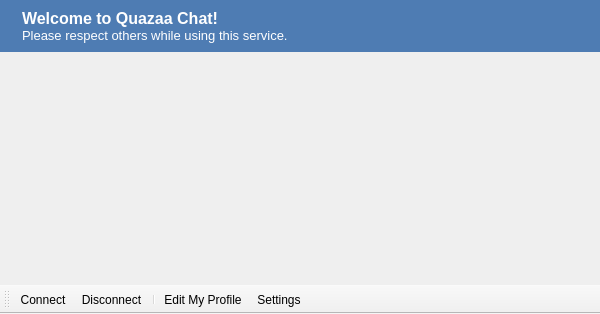
<?xml version="1.0" encoding="UTF-8"?>
<ui version="4.0">
 <class>WidgetChatMiddle</class>
 <widget class="QMainWindow" name="WidgetChatMiddle">
  <property name="geometry">
   <rect>
    <x>0</x>
    <y>0</y>
    <width>600</width>
    <height>314</height>
   </rect>
  </property>
  <property name="windowTitle">
   <string>Chat Center</string>
  </property>
  <widget class="QWidget" name="centralwidget">
   <layout class="QGridLayout" name="gridLayout">
    <property name="margin">
     <number>0</number>
    </property>
    <item row="0" column="0">
     <widget class="QFrame" name="frameChatWelcome">
      <property name="styleSheet">
       <string notr="true">QFrame {
	background-color: rgb(78, 124, 179);
	color: rgb(255, 255, 255);
}</string>
      </property>
      <property name="frameShape">
       <enum>QFrame::NoFrame</enum>
      </property>
      <property name="frameShadow">
       <enum>QFrame::Raised</enum>
      </property>
      <layout class="QGridLayout" name="gridLayout_39">
       <item row="0" column="0">
        <widget class="QLabel" name="labelChatWelcomeLogo">
         <property name="text">
          <string/>
         </property>
         <property name="pixmap">
          <pixmap resource="../Resource.qrc">:/Resource/Chat/ChatWelcome.png</pixmap>
         </property>
         <property name="scaledContents">
          <bool>false</bool>
         </property>
        </widget>
       </item>
       <item row="0" column="1">
        <widget class="QLabel" name="labelChatWelcomeText">
         <property name="sizePolicy">
          <sizepolicy hsizetype="Expanding" vsizetype="Preferred">
           <horstretch>0</horstretch>
           <verstretch>0</verstretch>
          </sizepolicy>
         </property>
         <property name="text">
          <string>&lt;!DOCTYPE HTML PUBLIC &quot;-//W3C//DTD HTML 4.0//EN&quot; &quot;http://www.w3.org/TR/REC-html40/strict.dtd&quot;&gt;
&lt;html&gt;&lt;head&gt;&lt;meta name=&quot;qrichtext&quot; content=&quot;1&quot; /&gt;&lt;style type=&quot;text/css&quot;&gt;
p, li { white-space: pre-wrap; }
&lt;/style&gt;&lt;/head&gt;&lt;body style=&quot; font-family:'MS Shell Dlg 2'; font-size:8.25pt; font-weight:400; font-style:normal;&quot;&gt;
&lt;p style=&quot; margin-top:0px; margin-bottom:0px; margin-left:0px; margin-right:0px; -qt-block-indent:0; text-indent:0px;&quot;&gt;&lt;span style=&quot; font-size:12pt; font-weight:600;&quot;&gt;Welcome to Quazaa Chat!&lt;/span&gt;&lt;/p&gt;
&lt;p style=&quot; margin-top:0px; margin-bottom:0px; margin-left:0px; margin-right:0px; -qt-block-indent:0; text-indent:0px;&quot;&gt;&lt;span style=&quot; font-size:10pt;&quot;&gt;Please respect others while using this service.&lt;/span&gt;&lt;/p&gt;&lt;/body&gt;&lt;/html&gt;</string>
         </property>
        </widget>
       </item>
      </layout>
     </widget>
    </item>
    <item row="1" column="0">
     <widget class="QStackedWidget" name="stackedWidgetChatRooms"/>
    </item>
    <item row="2" column="0">
     <layout class="QHBoxLayout" name="horizontalLayoutTextInput"/>
    </item>
   </layout>
  </widget>
  <widget class="QToolBar" name="toolBarChatControls">
   <property name="contextMenuPolicy">
    <enum>Qt::PreventContextMenu</enum>
   </property>
   <property name="windowTitle">
    <string>toolBar</string>
   </property>
   <property name="iconSize">
    <size>
     <width>16</width>
     <height>16</height>
    </size>
   </property>
   <property name="toolButtonStyle">
    <enum>Qt::ToolButtonTextBesideIcon</enum>
   </property>
   <property name="floatable">
    <bool>false</bool>
   </property>
   <attribute name="toolBarArea">
    <enum>BottomToolBarArea</enum>
   </attribute>
   <attribute name="toolBarBreak">
    <bool>true</bool>
   </attribute>
   <addaction name="actionConnect"/>
   <addaction name="actionDisconnect"/>
   <addaction name="separator"/>
   <addaction name="actionEditMyProfile"/>
   <addaction name="actionChatSettings"/>
  </widget>
  <action name="actionConnect">
   <property name="icon">
    <iconset resource="../Resource.qrc">
     <normaloff>:/Resource/Network/Connect.png</normaloff>:/Resource/Network/Connect.png</iconset>
   </property>
   <property name="text">
    <string>Connect</string>
   </property>
  </action>
  <action name="actionDisconnect">
   <property name="icon">
    <iconset resource="../Resource.qrc">
     <normaloff>:/Resource/Network/Disconnect.png</normaloff>:/Resource/Network/Disconnect.png</iconset>
   </property>
   <property name="text">
    <string>Disconnect</string>
   </property>
  </action>
  <action name="actionEditMyProfile">
   <property name="icon">
    <iconset resource="../Resource.qrc">
     <normaloff>:/Resource/Chat/DefaultAvatar.png</normaloff>:/Resource/Chat/DefaultAvatar.png</iconset>
   </property>
   <property name="text">
    <string>Edit My Profile</string>
   </property>
  </action>
  <action name="actionChatSettings">
   <property name="icon">
    <iconset resource="../Resource.qrc">
     <normaloff>:/Resource/Generic/Settings.png</normaloff>:/Resource/Generic/Settings.png</iconset>
   </property>
   <property name="text">
    <string>Settings</string>
   </property>
   <property name="toolTip">
    <string>Settings</string>
   </property>
  </action>
 </widget>
 <resources>
  <include location="../Resource.qrc"/>
 </resources>
 <connections/>
</ui>
